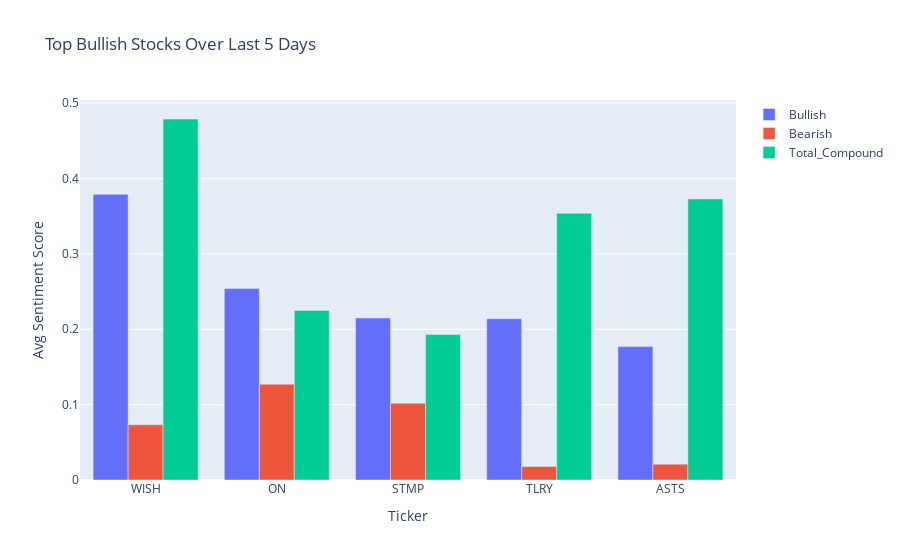

The code cell stored with this chart in its notebook:
### Code cell
# Plot results
def plot_average_sentiment():
    fig = go.Figure(data = [
        go.Bar(name='Bullish', x=summary_data.head()['stock'], y=summary_data.head()['Bullish']),
        go.Bar(name='Bearish', x=summary_data.head()['stock'], y=summary_data.head()['Bearish']),
        go.Bar(name='Total_Compound', x=summary_data.head()['stock'], y=summary_data.head()['Total_Compound'])
    ])

    fig.update_layout(title=f'Top Bullish Stocks Over Last 5 Days',
        xaxis_title='Ticker',
        yaxis_title='Avg Sentiment Score')

    fig.show()

plot_average_sentiment()

### Figure 1 — Plotly figure (JSON) as saved in the notebook; plotly's stock layout.template omitted (floating-point values rounded to 4 significant figures)
{"data": [{"name": "Bullish", "type": "bar", "x": ["WISH", "ON", "STMP", "TLRY", "ASTS"], "y": [0.379, 0.254, 0.215, 0.214, 0.177]}, {"name": "Bearish", "type": "bar", "x": ["WISH", "ON", "STMP", "TLRY", "ASTS"], "y": [0.07325, 0.127, 0.102, 0.018, 0.021]}, {"name": "Total_Compound", "type": "bar", "x": ["WISH", "ON", "STMP", "TLRY", "ASTS"], "y": [0.479, 0.225, 0.193, 0.354, 0.373]}], "layout": {"autosize": true, "title": {"text": "Top Bullish Stocks Over Last 5 Days"}, "xaxis": {"autorange": true, "range": [-0.5, 4.5], "title": {"text": "Ticker"}, "type": "category"}, "yaxis": {"autorange": true, "range": [0, 0.5042], "title": {"text": "Avg Sentiment Score"}, "type": "linear"}}}
